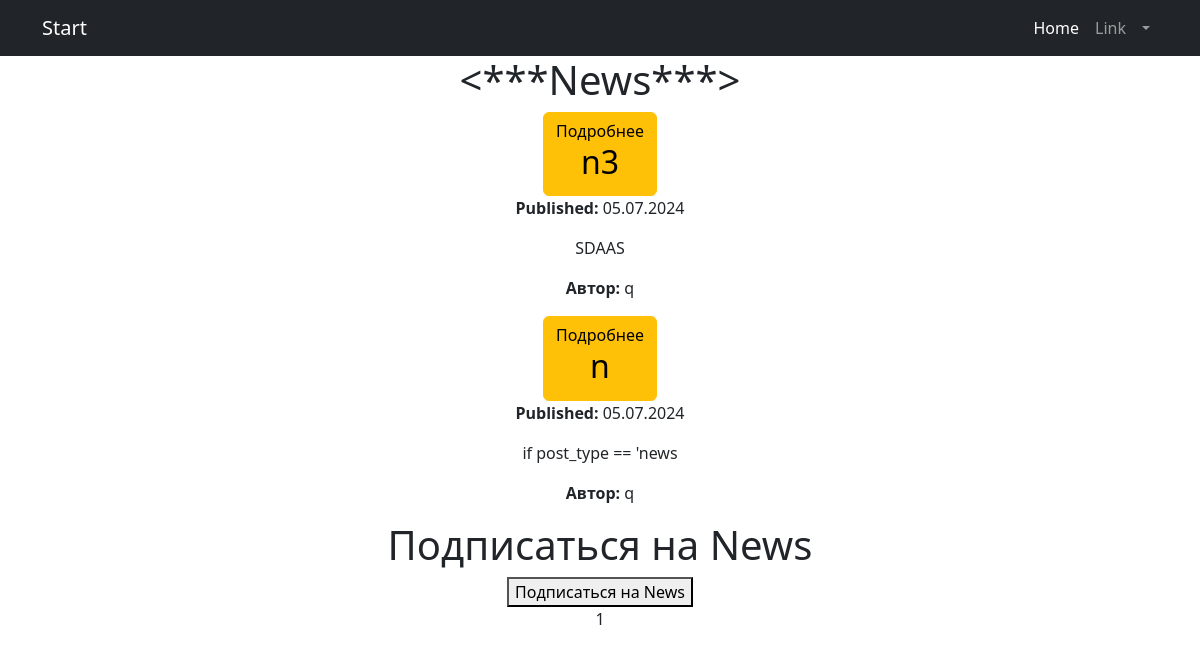
The app's page /news/ (signed in), older data.
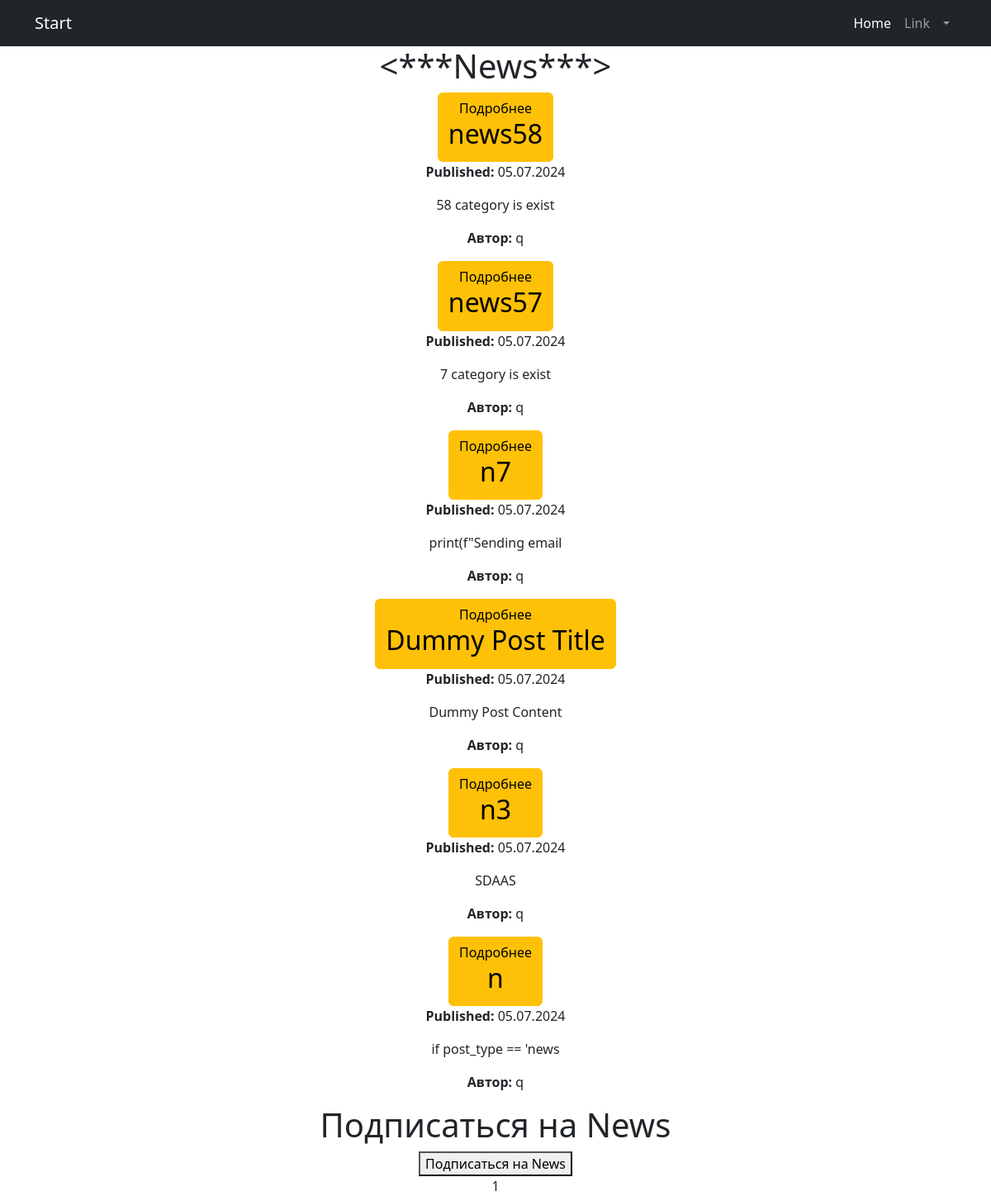
The same page, newer data.
### news/models.py (models this page shows, shortened)
class Post(models.Model):
    author = models.ForeignKey('Author', on_delete=models.CASCADE)
    POST_TYPES = (
        ('article', 'Article'),
        ('news', 'News'),
    )
    post_type = models.CharField(max_length=10, choices=POST_TYPES)
    created_at = models.DateTimeField(auto_now_add=True)
    categories = models.ManyToManyField('Category', through='PostCategory')
    title = models.CharField(max_length=255)
    content = models.TextField()
    rating = models.IntegerField(default=0)
    authorname = models.CharField(max_length=255)
    category = models.ForeignKey('Category', on_delete=models.CASCADE, related_name='post_related')

class Author(models.Model):
    user = models.OneToOneField(User, on_delete=models.CASCADE)
    rating = models.IntegerField(default=0)
    def __str__(self):
        return self.user.username

### news/views.py (the view)
# urls.py: path('news/', views.NewsListView.as_view(), name='news_list'),
@method_decorator(login_required, name='dispatch')
class NewsListView(ListView):
    model = Post
    template_name = 'news_list.html'
    queryset = Post.objects.filter(post_type='news').order_by('-created_at')
    context_object_name = 'posts'
    paginate_by = 10
    def get_context_data(self, **kwargs):
        context = super().get_context_data(**kwargs)
        context['filter'] = PostFilter(self.request.GET, queryset=self.get_queryset())
        return context

### news/templatetags/censor.py (called while the page is built)
@register.filter(name='censor')
def censor(value):
    banned_words = ['badword', 'badword1', 'badword2']
    for word in banned_words:
        if isinstance(word, str):
            value = value.replace(word[1:], '*' * len(word[1:]))
    return value

### my_portal/templates/news_list.html (shortened to what this page needs)
{% extends 'flatpages/default.html' %}
{% load censor %}
{% block content %}
<h1><***News***></h1>
{% for post in posts %}
<a href="{% url 'news_full_detail' id=post.id %}" class="btn btn-warning">Подробнее
    <h2>{{ post.title|censor }}</h2>
</a>
<p><strong>Published:</strong> {{ post.created_at|date:"d.m.Y" }}</p>
<p>{{ post.content|slice:":21"|censor }}</p>
<p><strong>Автор:</strong> {{ post.author }}</p>
{% endfor %}
<h1>Подписаться на News</h1>
<form method="post" action="{% url 'subscribe_news' %}">
    <button type="submit">Подписаться на News</button>
</form>
{{ page_obj.number }}
{% endblock content %}

Row changes from the older to the newer data that the page shows:
added Post: title|censor "news58", created_at "05.07.2024", content|censor "58 category is exist", author "q"
added Post: title|censor "news57", created_at "05.07.2024", content|censor "7 category is exist", author "q"
added Post: title|censor "n7", created_at "05.07.2024", content|censor "print(f\"Sending email", author "q"
added Post: title|censor "Dummy Post Title", created_at "05.07.2024", content|censor "Dummy Post Content", author "q"
